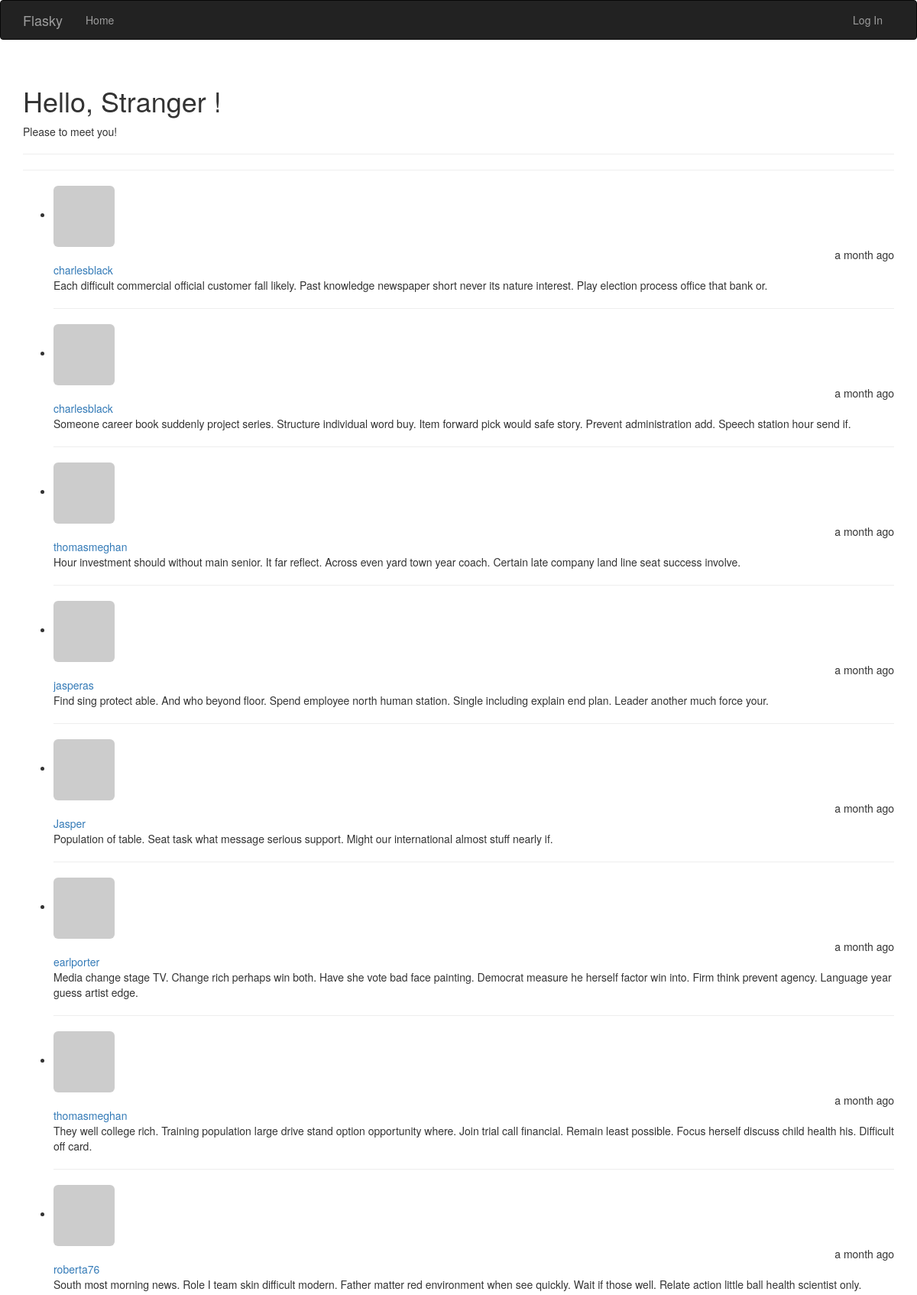
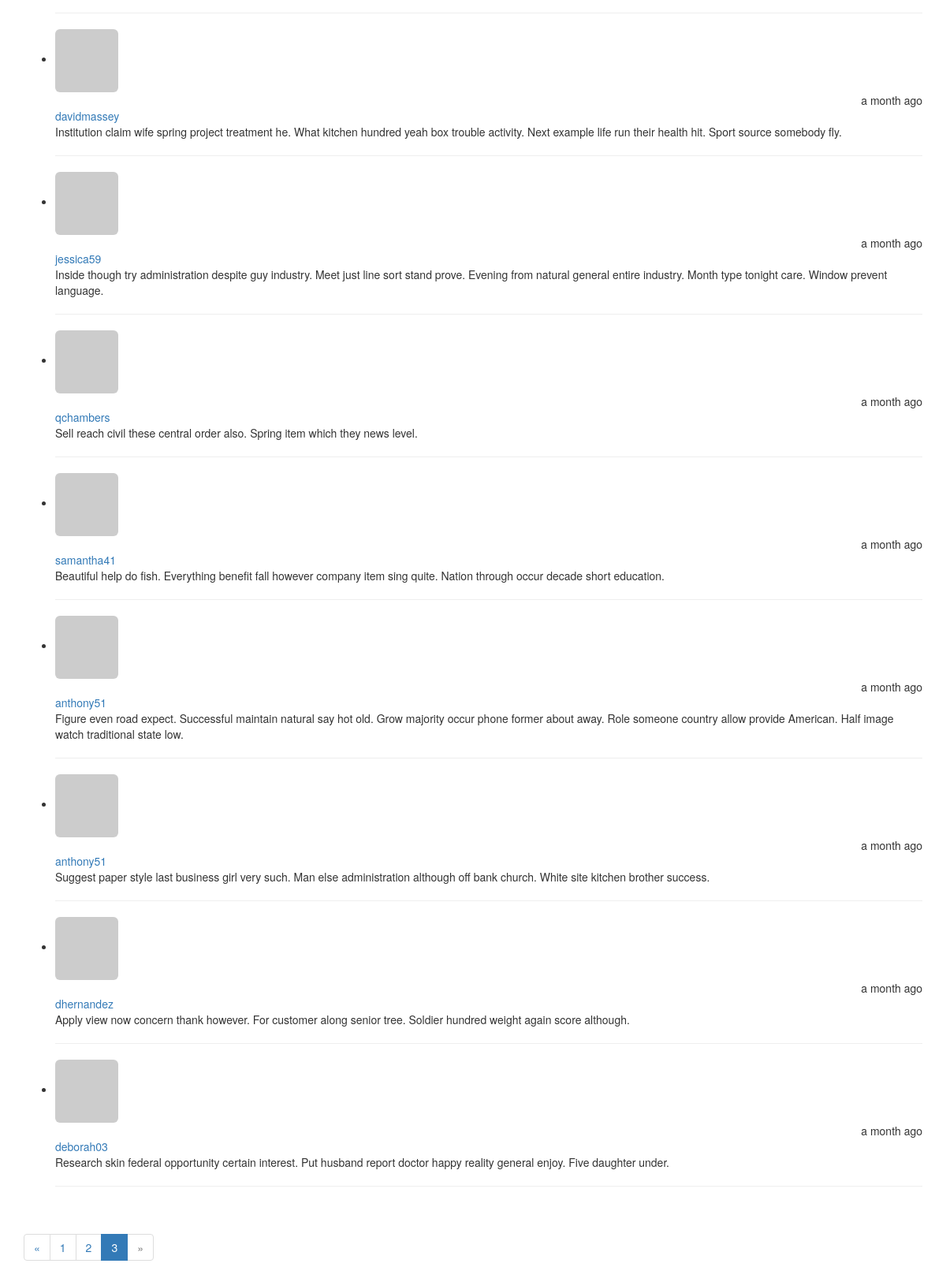
/?page=3, run on the app's committed database (2 pictures, top to bottom).
### app/models.py (models this page shows, shortened)
class Post(db.Model):
    __tablename__ = 'posts'
    id = db.Column(db.Integer, primary_key = True)
    body = db.Column(db.Text())
    body_html = db.Column(db.Text())
    timestamp = db.Column(db.DateTime(), index=True, default=datetime.utcnow)
    author_id = db.Column(db.Integer, db.ForeignKey('users.id'))

class User(UserMixin, db.Model):
    __tablename__ = 'users'
    __table_args__ = {'extend_existing': True}
    id = db.Column(db.Integer, primary_key=True)
    email = db.Column(db.String(64), unique=True, index=True)
    username = db.Column(db.String(64), unique=True, index=True)
    role_id = db.Column(db.Integer, db.ForeignKey('roles.id'))
    password_hash = db.Column(db.String(128))
    confirmed = db.Column(db.Boolean, default=False)
    name = db.Column(db.String(64))
    location = db.Column(db.String(64))
    about_me = db.Column(db.Text())
    member_since = db.Column(db.DateTime(), default=datetime.utcnow)
    last_seen = db.Column(db.DateTime(), default=datetime.utcnow)
    avatar_hash = db.Column(db.String(64))
    posts = db.relationship('Post', backref='author', lazy='dynamic')
    @property
    def password(self):
        raise AttributeError('password is not a readable attribute')
    def gravatar_hash(self):
        return hashlib.md5(self.email.lower().encode('utf-8')).hexdigest()
    def gravatar(self, size=100, default='identicon', rating='g'):
        if request.is_secure:
            url = 'https://secure.gravatar.com/avatar'
        else:
            url = 'https://www.gravatar.com/avatar'
        hash = self.avatar_hash or self.gravatar_hash()
        return '{url}/{hash}?s={size}&d={default}&r={rating}'.format(
            url=url, hash=hash, size=size, default=default, rating=rating
        )

### app/main/views.py (the view)
@main.route('/', methods=['GET', 'POST'])
def index():
    form = PostForm()
    if current_user.can(Permission.WRITE) and form.validate_on_submit():
        post = Post(body=form.body.data,
                    author=current_user._get_current_object())
        db.session.add(post)
        db.session.commit()
        return redirect(url_for('.index'))
    page = request.args.get('page', 1, type=int)
    pagination = Post.query.order_by(Post.timestamp.desc()).paginate(
        page, per_page=current_app.config['FLASKY_POSTS_PER_PAGE'],
        error_out=False)
    posts = pagination.items
    return render_template('index.html', form=form, posts=posts, pagination=pagination)

### app/auth/views.py (called while the page is built)
@auth.before_app_request
def before_request():
    if current_user.is_authenticated:
        current_user.ping()
        if not current_user.confirmed \
                and request.endpoint \
                and request.blueprint != 'auth' \
                and request.endpoint != 'static':
            return redirect(url_for('auth.unconfirmed'))

### app/main/__init__.py (called while the page is built)
@main.app_context_processor
def inject_permissions():
    return dict(Permission=Permission)

### app/models.py (called while the page is built)
    def can(self, permissions):
        return False

### app/templates/index.html (shortened to what this page needs)
{% extends "base.html" %}
{% import "bootstrap/wtf.html" as wtf %}
{% import "_macros.html" as macros %}
{% block page_content %}
<div class="page-header">
    <h1>Hello,
        {% if current_user.is_authenticated %}
        {{ current_user.username }}
        {% else %}
            Stranger
        {% endif %}!</h1>
    {% if not known %}
    <p>Please to meet you!</p>
    {% else %}
    <p>Happy to see you again!</p>
    {% endif %}
</div>
<hr>
<ul class="posts">
    {% for post in posts %}
    <li class="post">
        <div class="profile-thumbnail" >
            <a href="{{ url_for('.user', username=post.author.username) }}">
                <img class="img-rounded profile-thumbnail"
                     src="{{ post.author.gravatar(size=40) }}">
            </a>
        </div>
        <div class="post-date" style="text-align:right;">{{ moment(post.timestamp).fromNow() }}</div>
        <div class="post-author" >
            <a href="{{ url_for('.user', username=post.author.username) }}">
                {{ post.author.username }}
            </a>
        </div>
        <div class="post-body">{{ post.body }}</div>
    </li>
    <hr>
    {% endfor %}
</ul>
{% if pagination %}
<div class="pagination">
    {{ macros.pagination_widget(pagination, '.index') }}
</div>
{% endif %}
{% endblock %}

### data on the page
Post: timestamp "a month ago", author.username "charlesblack", body "Each difficult commercial official customer fall likely. Past knowledge newspaper short never its nature interest. Play election process office that bank or."
Post: timestamp "a month ago", author.username "charlesblack", body "Someone career book suddenly project series. Structure individual word buy. Item forward pick would safe story. Prevent administration add. Speech station hour send if."
Post: timestamp "a month ago", author.username "thomasmeghan", body "Hour investment should without main senior. It far reflect. Across even yard town year coach. Certain late company land line seat success involve."
Post: timestamp "a month ago", author.username "jasperas", body "Find sing protect able. And who beyond floor. Spend employee north human station. Single including explain end plan. Leader another much force your."
Post: timestamp "a month ago", author.username "Jasper", body "Population of table. Seat task what message serious support. Might our international almost stuff nearly if."
Post: timestamp "a month ago", author.username "earlporter", body "Media change stage TV. Change rich perhaps win both. Have she vote bad face painting. Democrat measure he herself factor win into. Firm think prevent agency. Language year guess artist edge."
Post: timestamp "a month ago", author.username "thomasmeghan", body "They well college rich. Training population large drive stand option opportunity where. Join trial call financial. Remain least possible. Focus herself discuss child health his. Difficult off card."
Post: timestamp "a month ago", author.username "roberta76", body "South most morning news. Role I team skin difficult modern. Father matter red environment when see quickly. Wait if those well. Relate action little ball health scientist only."
Post: timestamp "a month ago", author.username "davidmassey", body "Institution claim wife spring project treatment he. What kitchen hundred yeah box trouble activity. Next example life run their health hit. Sport source somebody fly."
Post: timestamp "a month ago", author.username "jessica59", body "Inside though try administration despite guy industry. Meet just line sort stand prove. Evening from natural general entire industry. Month type tonight care. Window prevent language."
Post: timestamp "a month ago", author.username "qchambers", body "Sell reach civil these central order also. Spring item which they news level."
Post: timestamp "a month ago", author.username "samantha41", body "Beautiful help do fish. Everything benefit fall however company item sing quite. Nation through occur decade short education."
Post: timestamp "a month ago", author.username "anthony51", body "Figure even road expect. Successful maintain natural say hot old. Grow majority occur phone former about away. Role someone country allow provide American. Half image watch traditional state low."
Post: timestamp "a month ago", author.username "anthony51", body "Suggest paper style last business girl very such. Man else administration although off bank church. White site kitchen brother success."
Post: timestamp "a month ago", author.username "dhernandez", body "Apply view now concern thank however. For customer along senior tree. Soldier hundred weight again score although."
Post: timestamp "a month ago", author.username "deborah03", body "Research skin federal opportunity certain interest. Put husband report doctor happy reality general enjoy. Five daughter under."

### other printed values
{{ p }} "1" "2"
{{ p }} "3"
